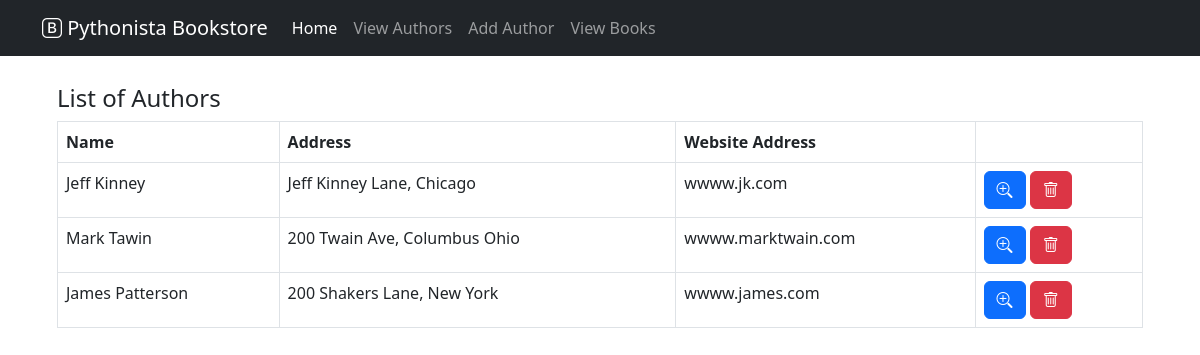
The app's page /authors with its own data.
### books/models.py (models this page shows)
class Author(models.Model):
    id = models.AutoField(primary_key=True)
    name = models.CharField(max_length=100, null=False)
    address = models.CharField(max_length=200, null=True)
    url = models.CharField(max_length=200)

### books/views.py (the view)
# urls.py: path('authors',AuthorListView.as_view(),name='author_list'),
class AuthorListView(ListView):
    model = Author
    context_object_name = 'author_list'
    template_name = 'list_authors.html'

### templates/list_authors.html (shortened to what this page needs)
{% extends '_base.html' %}
{% block content %}
<div class="row">
    <h4>List of Authors</h4>
    <div>
        <table class="table table-bordered striped table-hover">
            <thead>
                <tr>
                    <th scope="col">Name</th>
                    <th scope="col">Address</th>
                    <th scope="col">Website Address</th>
                    <th scope="col"></th>
                  </tr>
            </thead>
            <tbody>
                {% for author in author_list %}
                    <tr>
                        <td>{{author.name}}</td>
                        <td>{{author.address}}</td>
                        <td>{{author.url}}</td>
                        <td>
                            <a href="" class="btn btn btn-primary" type="button"><i class="bi bi-zoom-in"></i></a>
                            <a href="" class="btn btn btn-danger" type="button"><i class="bi bi-trash"></i></a>
                        </td>
                    </tr>
                {% endfor %}
            </tbody>
        </table>
    </div>
</div>
{% endblock content %}

### records on screen
Author: name "Jeff Kinney", address "Jeff Kinney Lane, Chicago", url "wwww.jk.com"
Author: name "Mark Tawin", address "200 Twain Ave, Columbus Ohio", url "wwww.marktwain.com"
Author: name "James Patterson", address "200 Shakers Lane, New York", url "wwww.james.com"
